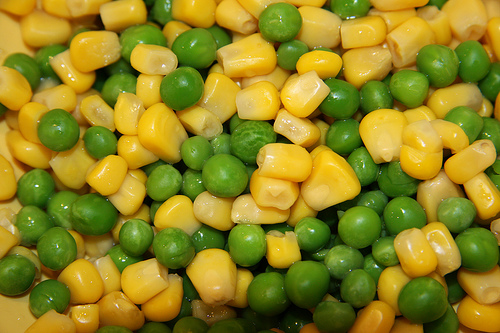
//> input picture Kmeans/peas_corns.jpg, 500 x 333 px
$ ./kmeans peas_corns.jpg xadrez.jpg   (built with g++ and OpenCV 4)
//> lines starting //> are read from the running program, lines starting //| are printed output that depends on the picture

/*
 O exercício que foi dado foi o seguite:

 1) Implemente um código de segmentação utilizando K-Means em OpenCV.
 2) Faça com que o programa suporte as seguintes configurações:
    i) Tamanhos de K (quantidade de segmentações) diferentes.
    ii) Aplicar o filtro blur com diferentes tamanhos de kernel.
    iii) Ajustar as configurações da função kmeans (ex,: eps e tentativas).
    iv) Escolher o formato da imagem de entrada como RGB, HSV ou XYZ.
 3) Execute o programa para as quatro figuras em anexo desta atividade.

 Dessa forma, foram criadas trackbars para alterar as variáveis: número de segmentações, tamanho da janela de borramento, porcentagem de epsilon e número de tentativas.

 No momento da execução do código, é necessário inserir a imagem a ser processada e um número que indica o espaço de cor (1-RGB, 2-HSV, 3-XYZ) em que a imagem será processada.

 Para criar o executável, basta ir à pasta na qual estão os arquivos e digitar o comando: make.

 Exemplo de comando para executar o programa: ./kmeans tigre.png 2.

 */
#include "opencv2/imgproc/imgproc.hpp"
#include "opencv2/highgui/highgui.hpp"
#include <iostream>
#include <iomanip>
#include <sstream>

#include <opencv2/opencv.hpp>

using namespace cv;
char* window_name = "Kmeans";
Mat src, temp;
int clusterCount = 15;
Mat labels;
int attempts = 5;
Mat centers;

int edgeThresh = 1;
int K=1;
int const max_K = 10;
int Blur=1;
int const max_Blur = 10;
int kernel_size = 1;
int EPS=1;
int const max_EPS= 100;
int t=1;
int const max_try= 10;

char* op;


void Kmeans(int, void*)
{

    src=temp.clone();
    if(strcmp(op,"1")==0){

    }
    if(strcmp(op,"2")==0){
        cvtColor( src, src, CV_BGR2HSV );
    }
    if(strcmp(op,"3")==0){
        cvtColor( src, src, CV_BGR2XYZ );
    }
    blur (src, src, cv::Size(Blur*2+1,Blur*2+1));

    Mat samples(src.rows * src.cols, 3, CV_32F);

    for( int y = 0; y < src.rows; y++ )
        for( int x = 0; x < src.cols; x++ )
            for( int z = 0; z < 3; z++)
                samples.at<float>(y + x*src.rows, z) = src.at<Vec3b>(y,x)[z];


    kmeans(samples, K, labels, TermCriteria(CV_TERMCRIT_ITER|CV_TERMCRIT_EPS, 10000, EPS/100), t, KMEANS_PP_CENTERS, centers );


    Mat new_image( src.size(), src.type() );
    for( int y = 0; y < src.rows; y++ )
        for( int x = 0; x < src.cols; x++ )
        {
            int cluster_idx = labels.at<int>(y + x*src.rows,0);
            new_image.at<Vec3b>(y,x)[0] = centers.at<float>(cluster_idx, 0);
            new_image.at<Vec3b>(y,x)[1] = centers.at<float>(cluster_idx, 1);
            new_image.at<Vec3b>(y,x)[2] = centers.at<float>(cluster_idx, 2);
        }
    imshow( window_name, new_image );
}

int main( int argc, char** argv )
{
    temp = imread( argv[1], 1 );
//> temp is the input picture: 333 rows x 500 cols, CV_8UC3; mean B, G, R 29.5, 131.7, 142.6
    op=argv[2];
//> op = "xadrez.jpg"

    namedWindow( window_name, CV_WINDOW_AUTOSIZE );


    createTrackbar( "K:", window_name, &K, max_K, Kmeans);
    createTrackbar( "Blur size:", window_name, &Blur, max_Blur, Kmeans );
    createTrackbar( "EPS percentage:", window_name, &EPS, max_EPS, Kmeans );
    createTrackbar( "Tries:", window_name, &t, max_try, Kmeans );

    Kmeans(0,0);
//> in Kmeans, `blur (src, src, cv::Size(Blur*2+1,Blur*2+1));`:
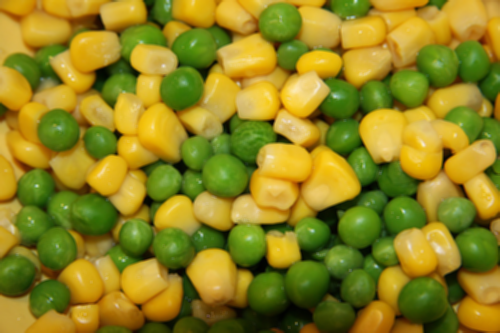
//> src: 333 rows x 500 cols, CV_8UC3; mean B, G, R 29.5, 131.7, 142.6
//> in Kmeans, `kmeans(samples, K, labels, TermCriteria(CV_TERMCRIT_ITER|CV_TERMCRIT_E..`: centers = [29.48, 131.7, 142.6]
//> after the loop in Kmeans, `for( int y = 0; y < src.rows; y++ )`:
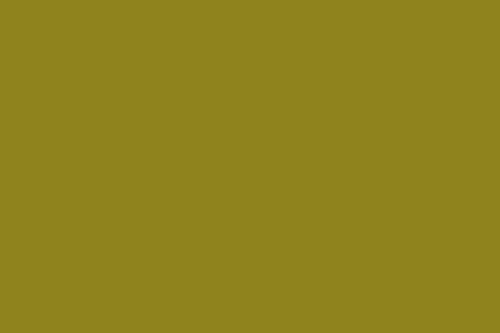
//> new_image: 333 rows x 500 cols, CV_8UC3; mean B, G, R 29, 131, 142


    waitKey(0);

    return 0;
}
